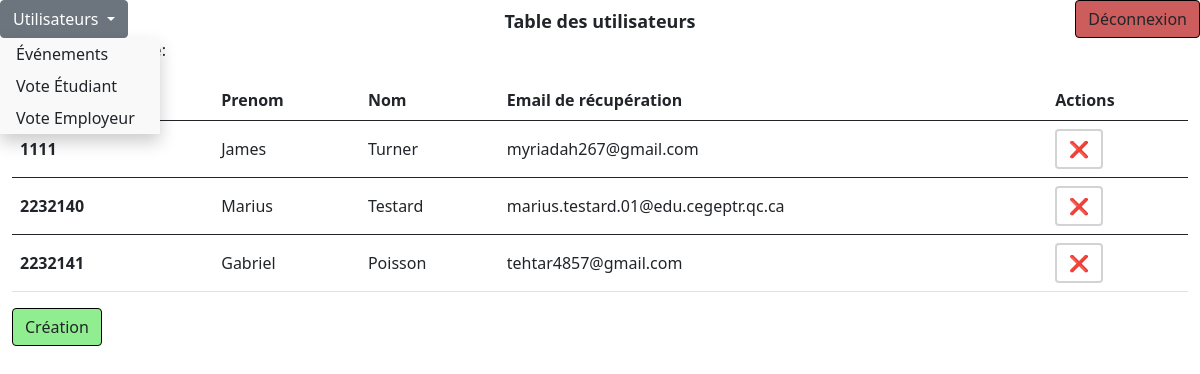
Before: /userBD.php with the older database file.
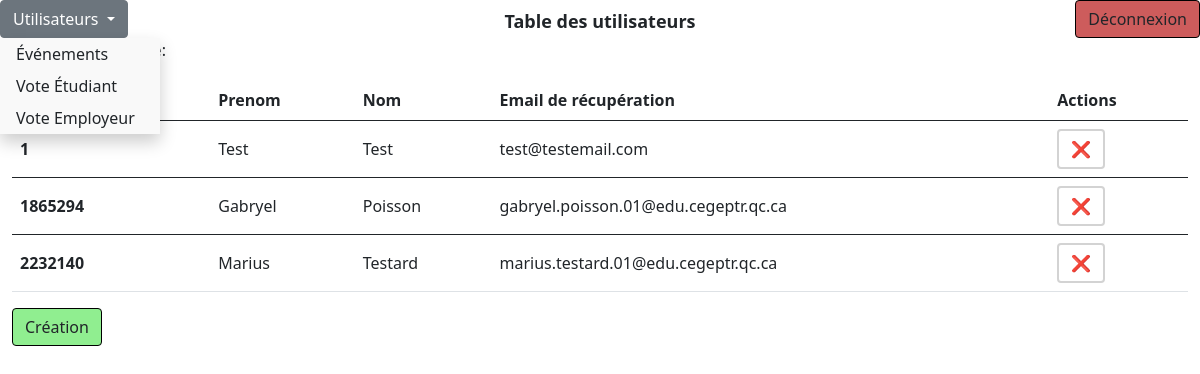
After: the same page with the newer database file.
### tables this page shows
CREATE TABLE `user` (
  `numEmploye` int(11) PRIMARY KEY NOT NULL,
  `password` varchar(1024) NOT NULL,
  `prenom` varchar(50) NOT NULL,
  `nom` varchar(50) NOT NULL,
  `recoverEmail` varchar(255) NOT NULL
);

### userBD.php (the view, shortened to what this page needs)
<!DOCTYPE html>
<html lang="en">
<head>
    <link href="https://cdn.jsdelivr.net/npm/bootstrap@5.0.2/dist/css/bootstrap.min.css" rel="stylesheet">
    <link rel="stylesheet" href="css/accueil.css">
    <link rel="stylesheet" href="js/script.js">
</head>
<body>
    <?php
    $servername = "localhost";
    $username = "root";
    $password = "root";
    $bd = "smileyFace";
    $conn = new mysqli($servername, $username, $password, $bd);
    $sql = "SELECT numEmploye, password, prenom, nom, recoverEmail FROM user";
    $conn->query('SET NAMES utf8');
    $result = $conn->query($sql);
    ?>
    <div class="container-fluid h-100">
        <div class="row navBar">
            <div class="col-2 p-0">
                <div class="dropdown">
                    <a class="btn btn-secondary dropdown-toggle" href="#" role="button" id="dropdownMenuLink">
                        <?php
                        $page_name = 'Utilisateurs';
                        echo $page_name;
                        ?>
                    </a>
                    <div>
                        Connecté en tant que: <h5> <?php echo $_SESSION["prenom"] . " " . $_SESSION["nom"]; ?> </h5>
                    </div>
                </div>
            </div>
            <div class="col-8 p-2 text-center">
                <p>Table des utilisateurs</p>
            </div>
            <div class="col-2 p-0 text-end">
                <button class="btn buttonNav" id="butSignOut" onclick="window.location.href='deconnexion.php'">Déconnexion</button>
            </div>
        </div>
        <div class="row mainWindow">
            <div class="col-12 my-custom-scrollbar">
                <table class="table" id="dtVerticalScrollExample">
                    <thead>
                        <tr>
                            <th scope="col">N° Employé</th>
                            <th scope="col">Prenom</th>
                            <th scope="col">Nom</th>
                            <th scope="col">Email de récupération</th>
                            <th scope="col">Actions</th>
                        </tr>
                    </thead>
                    <?php
                    if ($result->num_rows > 0) {
                        while ($row = $result->fetch_assoc()) {
                    ?>
                            <tbody>
                                <tr>
                                    <th scope="row"><?php echo $row["numEmploye"] ?></th>
                                    <td><?php echo $row["prenom"] ?></td>
                                    <td><?php echo $row["nom"] ?></td>
                                    <td><?php echo $row["recoverEmail"] ?></td>
                                    <td>
                                        <a href="supprimer.php?id=<?php echo $row["numEmploye"] ?>&eoU=<?php echo 1 ?>" class="btn btn-danger" type="button" id="butRemove" title="Supprimer">&#10060;</a>
                                    </td>
                                </tr>
                            </tbody>
                    <?php
                        }
                    } else {
                        echo "0 results";
                    }
                    ?>
                    <table>
                        <button class="btn buttonNav" id="butCreate" onclick="window.location.href='create.php'">Création</button>
            </div>
        </div>
    </div>
</body>
</html>

### css/accueil.css (style rules this page uses)
html, body { height: 100%; }
.navBar { height: 10%; }
.buttonNav { height: max-content; }
.mainWindow { height: 90%; }
p { font-weight: bold; font-size: 18px; }
#butCreate { background-color: lightgreen; border: solid black 1px; }
#butSignOut { background-color: indianred; border: solid black 1px; }
a { text-decoration: none; color: black; }
th, td { vertical-align: middle; }
#butRemove { background-color: white; border: solid lightgrey 2px; }
.dropdown { position: relative; display: inline-block; }

Changed rows visible on the page:
removed user: numEmploye "1111", prenom "James", nom "Turner", recoverEmail "myriadah267@gmail.com"
removed user: numEmploye "2232141", prenom "Gabriel", nom "Poisson", recoverEmail "tehtar4857@gmail.com"
added user: numEmploye "1", prenom "Test", nom "Test", recoverEmail "test@testemail.com"
added user: numEmploye "1865294", prenom "Gabryel", nom "Poisson", recoverEmail "gabryel.poisson.01@edu.cegeptr.qc.ca"
